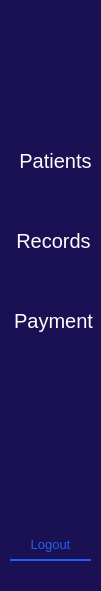
   <widget class="QWidget" name="widget" native="true">
    <property name="geometry">
     <rect>
      <x>0</x>
      <y>10</y>
      <width>101</width>
      <height>591</height>
     </rect>
    </property>
    <property name="styleSheet">
     <string notr="true">background-color: rgb(26, 16, 84);</string>
    </property>
    <widget class="QPushButton" name="logoutBtn">
     <property name="geometry">
      <rect>
       <x>10</x>
       <y>530</y>
       <width>81</width>
       <height>31</height>
      </rect>
     </property>
     <property name="font">
      <font>
       <pointsize>10</pointsize>
       <italic>false</italic>
       <bold>false</bold>
      </font>
     </property>
     <property name="cursor">
      <cursorShape>PointingHandCursor</cursorShape>
     </property>
     <property name="styleSheet">
      <string notr="true">QPushButton {
    background-color: transparent;
    color: #255FF1;                 
    border: none;
    border-bottom: 2px solid #255FF1;
    font: 'Chakra Petch';
    padding: 6px 10px;
}

/* Hover: filled with #255FF1 */
QPushButton:hover {
    background-color: #255FF1;
    color: white;
    border-bottom: 2px solid  #255FF1;
    border-radius: 10px;
}

/* Pressed: darker shade */
QPushButton:pressed {
    background-color: #1E4ED8;
    color: white;
    border-bottom: 2px solid  #255FF1;
    border-radius: 10px;
}
</string>
     </property>
     <property name="text">
      <string>Logout</string>
     </property>
    </widget>
    <widget class="QLabel" name="staff_logo_holder">
     <property name="geometry">
      <rect>
       <x>0</x>
       <y>10</y>
       <width>101</width>
       <height>81</height>
      </rect>
     </property>
     <property name="styleSheet">
      <string notr="true"/>
     </property>
     <property name="text">
      <string/>
     </property>
    </widget>
    <widget class="QPushButton" name="patientsBtn">
     <property name="geometry">
      <rect>
       <x>0</x>
       <y>140</y>
       <width>111</width>
       <height>41</height>
      </rect>
     </property>
     <property name="font">
      <font>
       <family>Arial</family>
       <pointsize>15</pointsize>
       <italic>false</italic>
       <bold>false</bold>
      </font>
     </property>
     <property name="cursor">
      <cursorShape>PointingHandCursor</cursorShape>
     </property>
     <property name="styleSheet">
      <string notr="true">QPushButton {
    color: rgb(255, 255, 255);
    background-color: rgb(26, 16, 84);
    font: 'Chakra Petch';
    border-radius: 3px;        
}

QPushButton:hover {
    background-color: rgb(60, 50, 130);   
    color: rgb(255, 255, 255);          
    font: 'Chakra Petch';
}

QPushButton:pressed {
    background-color: rgb(239, 236, 227);
    color: rgb(26, 16, 84);
    font: 'Chakra Petch';
    border-radius: 3px;
}

QPushButton:checked {
  background-color: rgb(239, 236, 227);
    color: rgb(26, 16, 84);
    font: 'Chakra Petch';
    border-radius: 3px;
}</string>
     </property>
     <property name="text">
      <string>Patients</string>
     </property>
     <property name="checkable">
      <bool>true</bool>
     </property>
     <property name="autoExclusive">
      <bool>true</bool>
     </property>
    </widget>
    <widget class="QPushButton" name="recordsBtn">
     <property name="geometry">
      <rect>
       <x>0</x>
       <y>220</y>
       <width>107</width>
       <height>41</height>
      </rect>
     </property>
     <property name="font">
      <font>
       <family>Arial</family>
       <pointsize>15</pointsize>
       <italic>false</italic>
       <bold>false</bold>
      </font>
     </property>
     <property name="cursor">
      <cursorShape>PointingHandCursor</cursorShape>
     </property>
     <property name="styleSheet">
      <string notr="true">QPushButton {
    color: rgb(255, 255, 255);
    background-color: rgb(26, 16, 84);
    font: 'Chakra Petch';
    border-radius: 3px;        
}

QPushButton:hover {
    background-color: rgb(60, 50, 130);   
    color: rgb(255, 255, 255);          
    font: 'Chakra Petch';
}

QPushButton:pressed {
    background-color: rgb(239, 236, 227);
    color: rgb(26, 16, 84);
    font: 'Chakra Petch';
    border-radius: 3px;
}

QPushButton:checked {
  background-color: rgb(239, 236, 227);
    color: rgb(26, 16, 84);
    font: 'Chakra Petch';
    border-radius: 3px;
}
</string>
     </property>
     <property name="text">
      <string>Records</string>
     </property>
     <property name="checkable">
      <bool>true</bool>
     </property>
     <property name="autoExclusive">
      <bool>true</bool>
     </property>
    </widget>
    <widget class="QPushButton" name="paymentBtn">
     <property name="geometry">
      <rect>
       <x>0</x>
       <y>300</y>
       <width>107</width>
       <height>41</height>
      </rect>
     </property>
     <property name="font">
      <font>
       <family>Arial</family>
       <pointsize>15</pointsize>
       <italic>false</italic>
       <bold>false</bold>
      </font>
     </property>
     <property name="cursor">
      <cursorShape>PointingHandCursor</cursorShape>
     </property>
     <property name="styleSheet">
      <string notr="true">QPushButton {
    color: rgb(255, 255, 255);
    background-color: rgb(26, 16, 84);
    font: 'Chakra Petch';
    border-radius: 3px;        
}

QPushButton:hover {
    background-color: rgb(60, 50, 130);   
    color: rgb(255, 255, 255);          
    font: 'Chakra Petch';
}

QPushButton:pressed {
    background-color: rgb(239, 236, 227);
    color: rgb(26, 16, 84);
    font: 'Chakra Petch';
    border-radius: 3px;
}

QPushButton:checked {
  background-color: rgb(239, 236, 227);
    color: rgb(26, 16, 84);
    font: 'Chakra Petch';
    border-radius: 3px;
}
</string>
     </property>
     <property name="text">
      <string>Payment</string>
     </property>
     <property name="checkable">
      <bool>true</bool>
     </property>
     <property name="autoExclusive">
      <bool>true</bool>
     </property>
    </widget>
   </widget>
